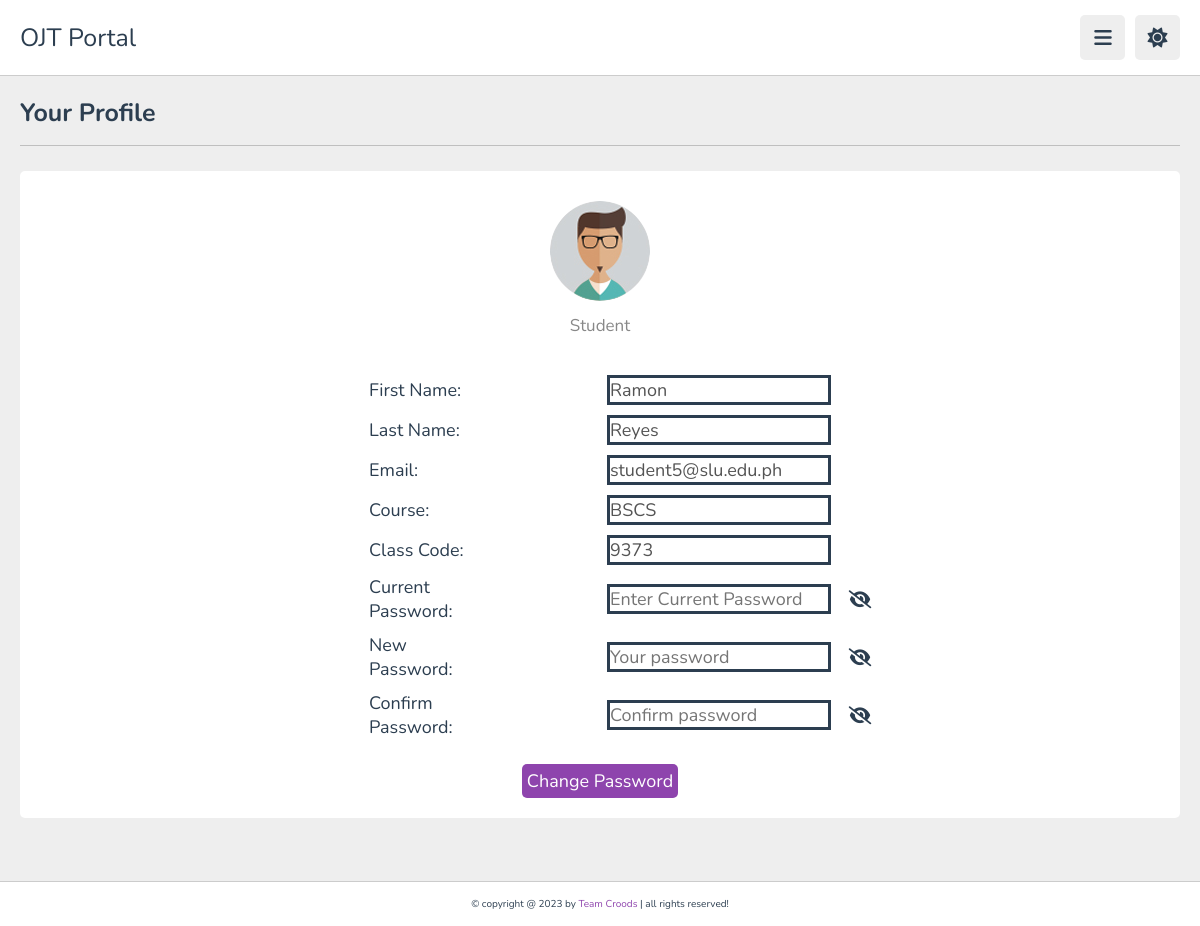
Page /student/profile.php (signed in) on the committed database.
### tables this page shows
CREATE TABLE IF NOT EXISTS `student` (
  `studentId` int NOT NULL AUTO_INCREMENT,
  `userId` int NOT NULL,
  `firstName` varchar(255) NOT NULL,
  `lastName` varchar(255) NOT NULL,
  `course` varchar(255) NOT NULL,
  `classCode` int NOT NULL,
  PRIMARY KEY (`studentId`),
  KEY `userId_student` (`userId`)
);

CREATE TABLE IF NOT EXISTS `user` (
  `userId` int NOT NULL AUTO_INCREMENT,
  `email` varchar(255) NOT NULL,
  `password` varchar(255) NOT NULL,
  `type` int NOT NULL,
  PRIMARY KEY (`userId`)
);

### student/profile.php (the view, shortened to what this page needs)
<!DOCTYPE html>
<html lang="en">
<head>
   <link rel="stylesheet" href="https://cdnjs.cloudflare.com/ajax/libs/font-awesome/6.1.2/css/all.min.css">
   <link rel="stylesheet" href="../public/css/style.css">
</head>
<body>
<header class="header">
   <section class="flex">
      <a href="index.php" class="logo">OJT Portal</a>
      <div class="icons">
         <div id="menu-btn" class="fas fa-bars"></div>
         <div id="toggle-btn" class="fas fa-sun"></div>
      </div>
   </section>
</header>
<section class="user-profile">
   <h1 class="heading">your profile</h1>
   <div class="info">
      <div class="user">
         <img src="../public/images/pic-1.jpg" alt="">
         <p>Student</p>
      </div>
      <?php
          require("../database/database.php");
          $userId = $_SESSION['userID'];
          $statement = $db->prepare("SELECT * FROM user NATURAL JOIN student WHERE userId = ?");
          $statement->bind_param('s', $userId);
          $statement->execute();
          $result = $statement->get_result();
          $data = $result->fetch_assoc();
          $firstName = $data['firstName'];
          $lastName = $data['lastName'];
          $email = $data['email'];
          $course = $data['course'];
          $classCode = $data['classCode'];
      ?>
      <form class="profile-form" action="change-password.php" method="post">
      <label class="profile-field">
         <span>First Name:</span><input name="firstName" type="text" value=<?php echo "\"$firstName\""; ?> disabled>
      </label>
      <label class="profile-field">
         <span>Last Name:</span><input name="lastName" type="text" value=<?php echo "\"$lastName\""; ?> disabled>
      </label>
      <label class="profile-field">
         <span>Email:</span><input name="email" type="text" value=<?php echo "\"$email\""; ?> disabled>
      </label>
      <label class="profile-field">
         <span>Course:</span><input name="course" type="text" value=<?php echo "\"$course\""; ?> disabled>
      </label>
      <label class="profile-field">
         <span>Class Code:</span><input name="classCode" type="text" value=<?php echo "\"$classCode\""; ?> disabled>
      </label>
      <label class="profile-field">
      <span>Current Password:</span>
         <input class="current-password" name="currentPassword" type="password" value="" placeholder="Enter Current Password" required maxlength="20">
         <i class="fa fa-eye-slash current-password-toggle" onclick="toggleCurrentPasswordVisibility()"></i>
      </label>
      <label class="profile-field">
      <span>New Password:</span>
         <input class="password-input" name="password" type="password" placeholder="Your password" required maxlength="20">
         <i class="fa fa-eye-slash password-toggle" onclick="togglePasswordVisibility()"></i>
      </label>
      <label class="profile-field">
         <span>Confirm Password:</span>
         <input class="confirm-password-input" name="confirmPassword" type="password" required maxlength="20" placeholder="Confirm password">
         <i class="fa fa-eye-slash confirm-password-toggle" onclick="toggleConfirmPasswordVisibility()"></i>
      </label>
         <input class="change-password-btn" type="submit" value="Change Password" name="submit">
      </form>
   </div>
</section>
<footer class="footer">
   &copy; copyright @ 2023 by <span>Team Croods</span> | all rights reserved!
</footer>
</body>
</html>

### public/css/style.css (style rules this page uses)
:root { --main-color:#8e44ad; --red:#e74c3c; --orange:#f39c12; --light-color:#888; --light-bg:#eee; --black:#2c3e50; --white:#fff; --border:.1rem solid rgba(0,0,0,.2); }
* { font-family: 'Nunito', sans-serif; margin:0; padding:0; box-sizing: border-box; outline: none; border:none; text-decoration: none; }
html { font-size: 62.5%; overflow-x: hidden; }
body { background-color: var(--light-bg); padding-left: 30rem; }
section { padding:2rem; margin: 0 auto; max-width: 1200px; }
.heading { font-size: 2.5rem; color:var(--black); margin-bottom: 2.5rem; border-bottom: var(--border); padding-bottom: 1.5rem; text-transform: capitalize; }
.header { position: sticky; top:0; left:0; right: 0; background-color: var(--white); z-index: 1000; border-bottom: var(--border); }
.header .flex { display: flex; align-items: center; justify-content: space-between; position: relative; padding: 1.5rem 2rem; }
.header .flex .logo { font-size: 2.5rem; color: var(--black); }
.header .flex .icons div { font-size: 2rem; color:var(--black); background-color: var(--light-bg); border-radius: .5rem; height: 4.5rem; width: 4.5rem; line-height: 4.5rem; cursor: pointer; text-align: center; margin-left: .7rem; }
a { text-decoration: none; color: var(--orange); }
.user-profile .info { background-color: var(--white); border-radius: .5rem; padding: 2rem; }
.user-profile .info .user { text-align: center; margin-bottom: 2rem; padding: 1rem; }
.user-profile .info .user img { height: 10rem; width: 10rem; border-radius: 50%; object-fit: cover; margin-bottom: 1rem; }
.user-profile .info .user p { font-size: 1.7rem; color: var(--light-color); padding: .3rem 0; }
.footer { background-color: var(--white); border-top: var(--border); position: fixed; bottom: 0; left: 0; right: 0; text-align: center; font-size: 1rem; padding:1.5rem 1rem; color:var(--black); margin-top: 1rem; z-index: 1000; }
.footer span { color:var(--main-color); }
.profile-form { color: var(--black); display: flex; flex-direction: column; flex-wrap: nowrap; justify-content: space-around; align-items: center; }
.profile-field { display: flex; flex-direction: row; flex-wrap: nowrap; justify-content: space-around; align-items: center; }
.profile-form label span { width: 100px; }
.change-password-btn { margin-top: 20px; font-size: 1.8rem; padding: 5px; background-color: var(--main-color); border-radius: 5px; border-color: var(--black); color: white; }
.profile-form label { font-size: 1.8rem; width: 600px; margin-top: 5px; margin-bottom: 5px; }
.profile-field input[type="text"], .profile-field input[type="password"] { background-color: white; font-size: 1.8rem; border-color: var(--black); border-style: solid; border-width: 3px; }
.current-password-toggle, .password-toggle, .confirm-password-toggle { cursor: pointer; position: absolute; margin-left: 520px; }
.user-profile { min-height: 800px; height: 850px; }
@media (max-width:1200px) { body { padding-left: 0; } }

### rows in the picture
student: firstName "Ramon", lastName "Reyes", email "student5@slu.edu.ph", course "BSCS", classCode "9373"
